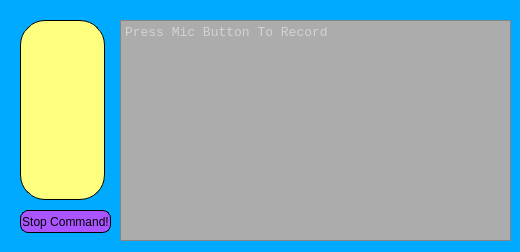
<?xml version="1.0" encoding="UTF-8"?>
<ui version="4.0">
 <author>Muaaz</author>
 <class>Dialog</class>
 <widget class="QDialog" name="Dialog">
  <property name="geometry">
   <rect>
    <x>0</x>
    <y>0</y>
    <width>520</width>
    <height>252</height>
   </rect>
  </property>
  <property name="windowTitle">
   <string>Voice Controlled Shell</string>
  </property>
  <property name="styleSheet">
   <string notr="true">Background-color:rgb(0, 170, 255)</string>
  </property>
  <widget class="QPushButton" name="pushButton_2">
   <property name="geometry">
    <rect>
     <x>20</x>
     <y>20</y>
     <width>85</width>
     <height>180</height>
    </rect>
   </property>
   <property name="autoFillBackground">
    <bool>false</bool>
   </property>
   <property name="styleSheet">
    <string notr="true">border-style: outset;
border-width: 1px;
border-radius: 25px;
border-color: black;
padding: 2px;
background-color:rgb(255, 255, 127)</string>
   </property>
   <property name="text">
    <string/>
   </property>
   <property name="icon">
    <iconset resource="png.qrc">
     <normaloff>:/newPrefix/orignal.png</normaloff>:/newPrefix/orignal.png</iconset>
   </property>
   <property name="iconSize">
    <size>
     <width>150</width>
     <height>200</height>
    </size>
   </property>
  </widget>
  <widget class="QTextBrowser" name="textBrowser">
   <property name="enabled">
    <bool>true</bool>
   </property>
   <property name="geometry">
    <rect>
     <x>120</x>
     <y>20</y>
     <width>391</width>
     <height>221</height>
    </rect>
   </property>
   <property name="font">
    <font>
     <family>Courier New</family>
     <pointsize>10</pointsize>
     <weight>9</weight>
     <italic>false</italic>
     <bold>false</bold>
    </font>
   </property>
   <property name="contextMenuPolicy">
    <enum>Qt::PreventContextMenu</enum>
   </property>
   <property name="autoFillBackground">
    <bool>false</bool>
   </property>
   <property name="styleSheet">
    <string notr="true">background-color:rgb(172, 172, 172);

font: 75 10pt &quot;Courier New&quot;;
color: rgb(250, 250, 250);
https://thesmithfam.org/blog/2009/09/10/qt-stylesheets-tutorial/;
</string>
   </property>
   <property name="placeholderText">
    <string>Press Mic Button To Record</string>
   </property>
  </widget>
  <widget class="QPushButton" name="pushButton">
   <property name="geometry">
    <rect>
     <x>20</x>
     <y>210</y>
     <width>91</width>
     <height>23</height>
    </rect>
   </property>
   <property name="styleSheet">
    <string notr="true">border-style: outset;
border-width: 1px;
border-radius: 8px;
border-color: black;
padding: 2px;
background-color:rgb(170, 85, 255)</string>
   </property>
   <property name="text">
    <string>Stop Command!</string>
   </property>
  </widget>
 </widget>
 <resources>
  <include location="png.qrc"/>
 </resources>
 <connections/>
</ui>
